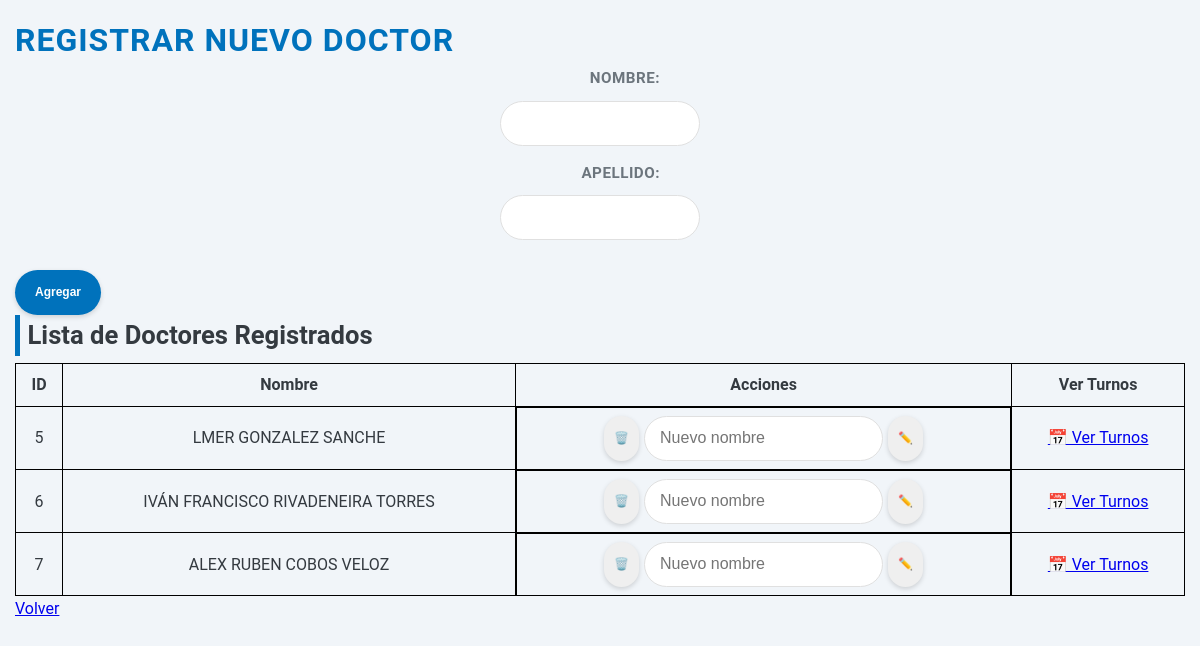
Before: /nuevo_doctor (signed in) with the older database file.
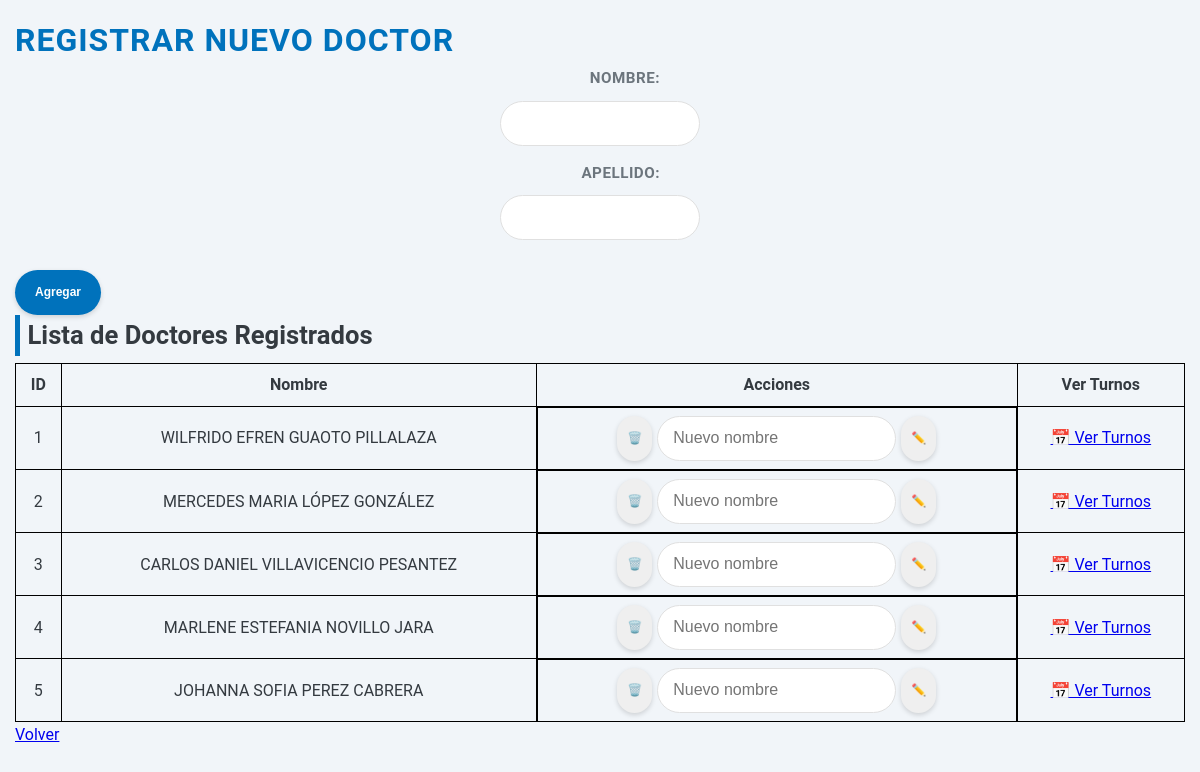
After: the same page with the newer database file.
### app.py (models this page shows)
class Doctor(db.Model):
    id = db.Column(db.Integer, primary_key=True)
    name = db.Column(db.String(100), nullable=False, unique=True)

### app.py (the view, shortened to what this page needs)
@app.route('/nuevo_doctor', methods=['GET', 'POST'])
def nuevo_doctor():
    if 'user_id' not in session:
        flash('Debe iniciar sesión primero', 'danger')
        return redirect(url_for('login'))
    doctores = Doctor.query.all()
    scroll_position = request.args.get('scroll_position', 0, type=int)
    return render_template('nuevo_doctor.html', doctores=doctores, scroll_position=scroll_position)

### templates/nuevo_doctor.html (shortened to what this page needs)
<!DOCTYPE html>
<html lang="es">
<head>
    <link rel="stylesheet" href="{{ url_for('static', filename='styles.css') }}">
</head>
<body>
    <h1>Registrar Nuevo Doctor</h1>
    <form action="{{ url_for('nuevo_doctor') }}" method="POST">
        <div class="form-group">
            <label for="nombre">Nombre:</label>
            <input type="text" id="nombre" name="nombre" required>
        </div>
        <div class="form-group">
            <label for="apellido">Apellido:</label>
            <input type="text" id="apellido" name="apellido" required>
        </div>
        <button class="agregar">Agregar</button>
    </form>
    <h2>Lista de Doctores Registrados</h2>
    <table>
        <thead>
            <tr>
                <th>ID</th>
                <th>Nombre</th>
                <th>Acciones</th>
                <th>Ver Turnos</th>
            </tr>
        </thead>
        <tbody>
            {% for doctor in doctores %}
            <tr>
                <td>{{ doctor.id }}</td>
                <td>{{ doctor.name }}</td>
                <td class="acciones">
                    <form action="{{ url_for('eliminar_doctor', id=doctor.id) }}" method="POST">
                        <button type="submit" onclick="return confirm('¿Estás seguro de eliminar este doctor?')">🗑️</button>
                    </form>
                    <form action="{{ url_for('editar_doctor', id=doctor.id) }}" method="POST">
                        <input type="text" name="nuevo_nombre" placeholder="Nuevo nombre" required>
                        <button type="submit">✏️</button>
                    </form>
                </td>
                <td>
                    <a href="{{ url_for('index', doctor_id=doctor.id) }}">📅 Ver Turnos</a>
                </td>
            </tr>
            {% else %}
            <tr>
                <td colspan="3">No hay doctores registrados.</td>
            </tr>
            {% endfor %}
        </tbody>
    </table>
    <a href="{{ url_for('index') }}">Volver</a>
</body>
</html>

Changed rows visible on the page:
removed Doctor: id "6", name "IVÁN FRANCISCO RIVADENEIRA TORRES"
removed Doctor: id "7", name "ALEX RUBEN COBOS VELOZ"
added Doctor: id "1", name "WILFRIDO EFREN GUAOTO PILLALAZA"
added Doctor: id "2", name "MERCEDES MARIA LÓPEZ GONZÁLEZ"
added Doctor: id "3", name "CARLOS DANIEL VILLAVICENCIO PESANTEZ"
added Doctor: id "4", name "MARLENE ESTEFANIA NOVILLO JARA"
changed Doctor id 5: name "LMER GONZALEZ SANCHE" → "JOHANNA SOFIA PEREZ CABRERA"
